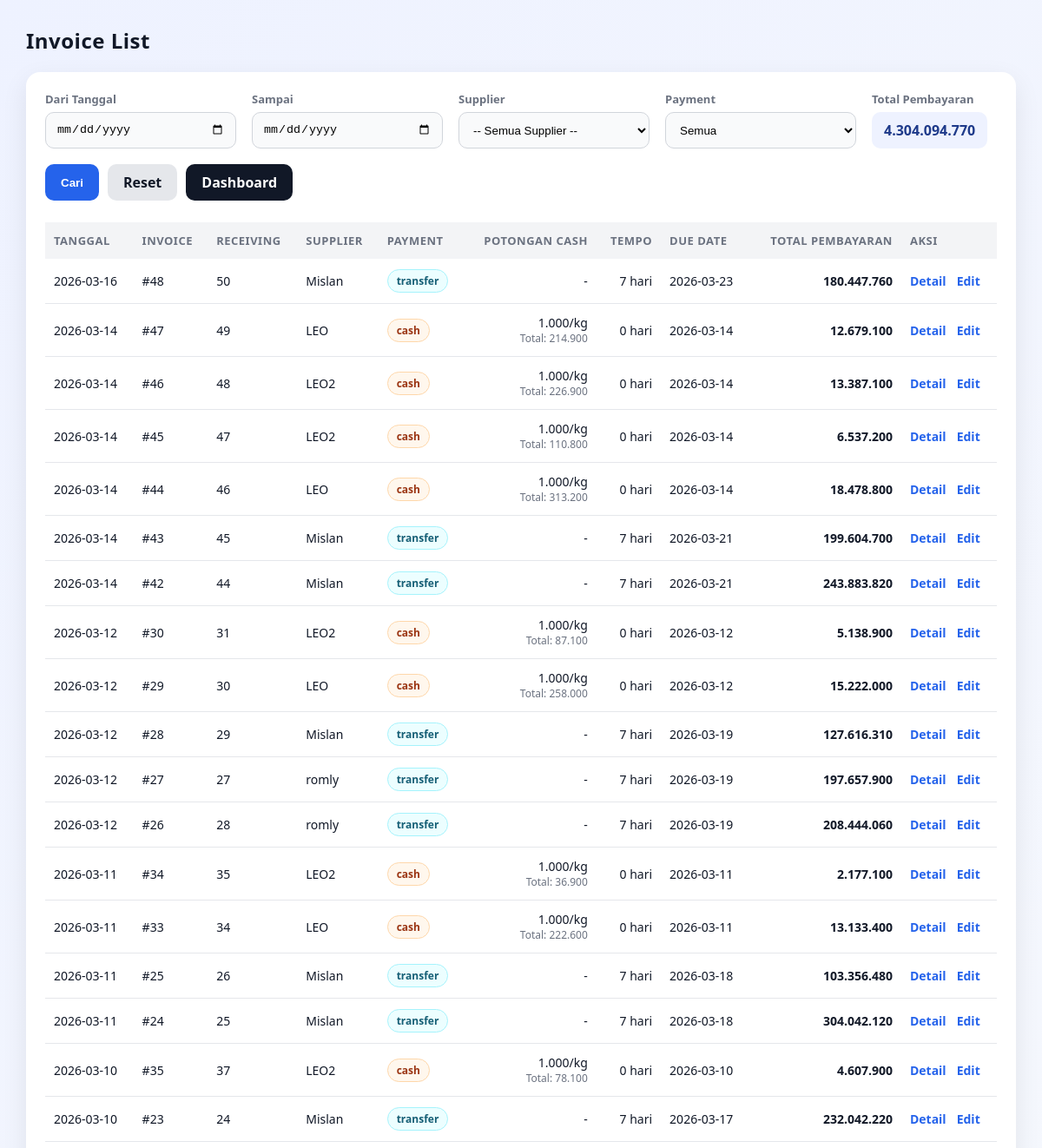
The page /invoice/list (upper part) on the database as committed earlier.
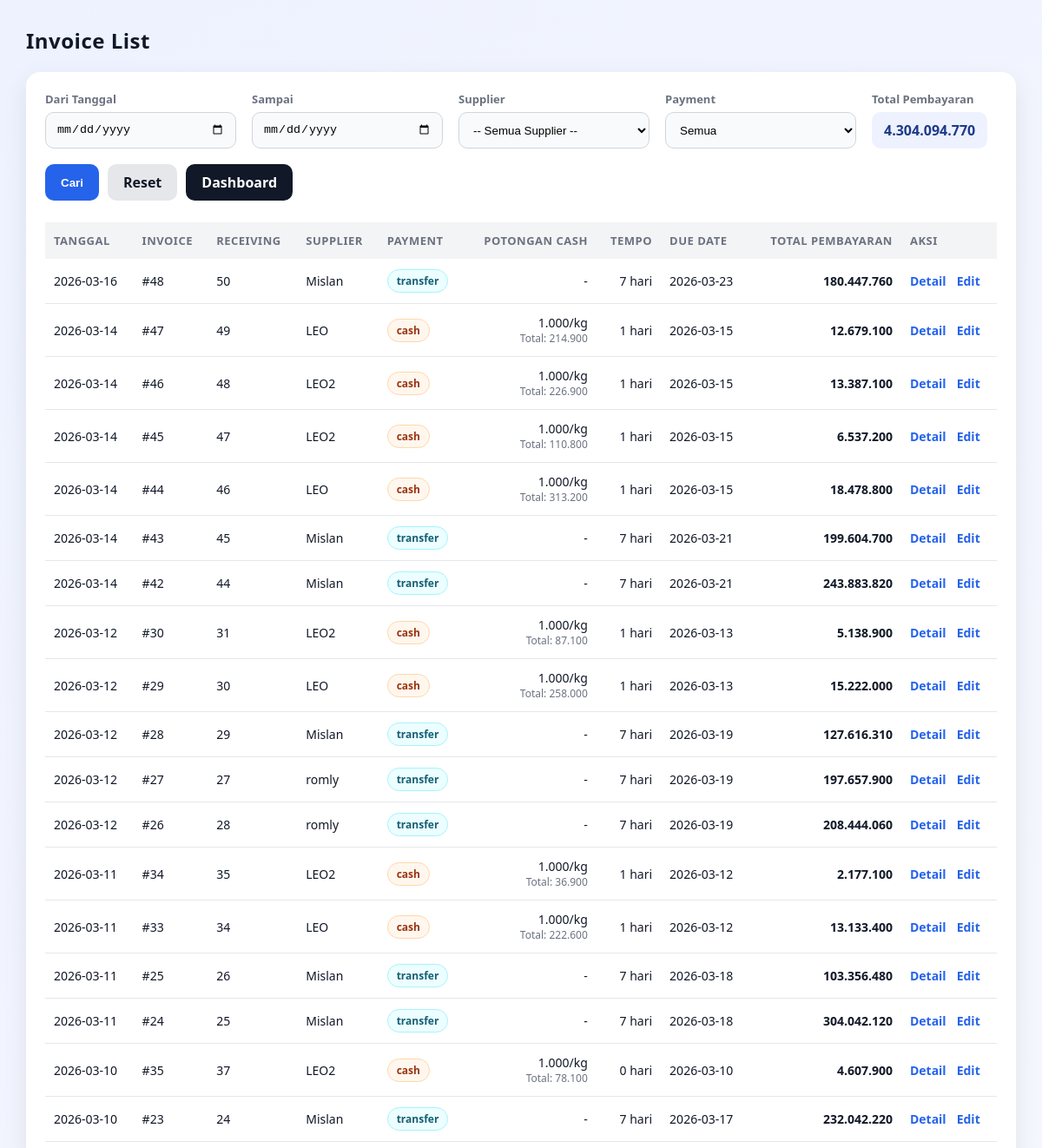
The same page on the database as committed later.
### tables this page shows
CREATE TABLE invoice_header (
            id INTEGER PRIMARY KEY AUTOINCREMENT,

            receiving_id INTEGER NOT NULL UNIQUE, -- 1 receiving = 1 invoice
            tanggal TEXT NOT NULL DEFAULT (date('now','localtime')),
            supplier TEXT NOT NULL,
            price_points_json TEXT NOT NULL,
            payment_type TEXT NOT NULL
                CHECK (payment_type IN ('cash','transfer')),
            tempo_hari INTEGER DEFAULT 0,
            due_date TEXT,

            -- Cash deduct per kg (hanya berlaku kalau cash)
            cash_deduct_per_kg_rp INTEGER DEFAULT 0,
            cash_deduct_total_rp INTEGER DEFAULT 0,
            -- PPh (siap dipakai nanti, 0.25% = 25)
            pph_rate_bp INTEGER DEFAULT 0,
            pph_amount_rp INTEGER DEFAULT 0,
            -- Total Supplier
            subtotal_rp INTEGER DEFAULT 0,
            total_payable_rp INTEGER DEFAULT 0,
            total_paid_g INTEGER DEFAULT 0,
            status TEXT DEFAULT 'draft'
                CHECK (status IN ('draft','issued','paid','void')),
            created_at TEXT DEFAULT (datetime('now','localtime')), note TEXT, grade_prices_json TEXT,
            FOREIGN KEY(receiving_id)
                REFERENCES receiving_header(id)
                ON DELETE CASCADE
        );

### invoice/routes.py (the view)
@invoice_bp.route("/list", methods=["GET"])
def invoice_list():
    start = (request.args.get("start") or "").strip() or None
    end = (request.args.get("end") or "").strip() or None
    supplier = (request.args.get("supplier") or "").strip() or None
    payment_type = (request.args.get("payment_type") or "").strip() or None
    rows = repo.fetch_invoice_list(
        start=start,
        end=end,
        supplier=supplier,
        payment_type=payment_type,
        limit=request.args.get("limit") or 500
    )
    rows = [dict(r) for r in rows]
    total_payable = sum(int(r.get("total_payable_rp") or 0) for r in rows)
    return render_template(
        "invoice/list.html",
        rows=rows,
        start=start,
        end=end,
        supplier=supplier,
        payment_type=payment_type,
        total_payable=total_payable,
    )

### helpers/db.py (called while the page is built)
def get_conn():
    conn = sqlite3.connect(DB_PATH, timeout=30)
    conn.row_factory = sqlite3.Row
    conn.execute("PRAGMA foreign_keys = ON;")
    conn.execute("PRAGMA journal_mode = WAL;")
    return conn

### templates/invoice/list.html (shortened to what this page needs)
<!doctype html>
<html lang="id">
<head>
</head>
<body>
<div class="top">
  <h2>Invoice List</h2>
</div>
<div class="card">
<form method="get" action="/invoice/list" class="filter-row">
  <div class="filter-item">
    <label>Dari Tanggal</label>
    <input type="date" name="start" value="{{ start or '' }}">
  </div>
  <div class="filter-item">
    <label>Sampai</label>
    <input type="date" name="end" value="{{ end or '' }}">
  </div>
  <div class="filter-item">
    <label>Supplier</label>
    <select id="supplier" name="supplier"></select>
  </div>
  <div class="filter-item">
    <label>Payment</label>
    <select name="payment_type">
      <option value="" {% if not payment_type %}selected{% endif %}>Semua</option>
    </select>
  </div>
  <div class="filter-item">
    <label>Total Pembayaran</label>
    <div class="summary-pill">
      {{ "{:,.0f}".format(total_payable or 0).replace(",", ".") }}
    </div>
  </div>
  <div class="filter-actions">
    <button class="btn btn-primary" type="submit">Cari</button>
    <a class="btn btn-ghost" href="/invoice/list">Reset</a>
    <a class="btn btn-secondary" href="/dashboard">Dashboard</a>
  </div>
</form>
<table>
<thead>
<tr>
  <th>Tanggal</th>
  <th>Invoice</th>
  <th>Receiving</th>
  <th>Supplier</th>
  <th>Payment</th>
  <th class="right">Potongan Cash</th>
  <th class="right">Tempo</th>
  <th>Due Date</th>
  <th class="right">Total Pembayaran</th>
  <th>Aksi</th>
</tr>
</thead>
<tbody>
{% for r in rows %}
<tr>
  <td>{{ r.tanggal }}</td>
  <td>#{{ r.id }}</td>
  <td>{{ r.receiving_id }}</td>
  <td>{{ r.supplier }}</td>
  <td>
    {% set pt = (r.payment_type or 'transfer') %}
    <span class="pill {{ pt }}">{{ pt }}</span>
  </td>
  <td class="right">
    {% if (r.payment_type == 'cash') and (r.cash_deduct_per_kg_rp or 0) > 0 %}
      {{ "{:,.0f}".format(r.cash_deduct_per_kg_rp or 0).replace(",", ".") }}/kg
      <div class="small">Total: {{ "{:,.0f}".format(r.cash_deduct_total_rp or 0).replace(",", ".") }}</div>
    {% else %}
      -
    {% endif %}
  </td>
  <td class="right">{{ r.tempo_hari or 0 }} hari</td>
  <td>{{ r.due_date or "-" }}</td>
  <td class="right total-bold">
    {{ "{:,.0f}".format(r.total_payable_rp or 0).replace(",", ".") }}
  </td>
  <td>
    <div class="aksi">
      <a href="/invoice/view/{{ r.id }}">Detail</a>
     <a href="{{ url_for('invoice.invoice_edit', invoice_id=r.id) }}">Edit</a>
    </div>
  </td>
</tr>
{% endfor %}
</tbody>
</table>
</div>
</body>
</html>

Rows that differ between the two databases and show on the page:
changed invoice_header id 47: tempo_hari "0" → "1"; due_date "2026-03-14" → "2026-03-15"
changed invoice_header id 46: tempo_hari "0" → "1"; due_date "2026-03-14" → "2026-03-15"
changed invoice_header id 45: tempo_hari "0" → "1"; due_date "2026-03-14" → "2026-03-15"
changed invoice_header id 44: tempo_hari "0" → "1"; due_date "2026-03-14" → "2026-03-15"
changed invoice_header id 30: tempo_hari "0" → "1"; due_date "2026-03-12" → "2026-03-13"
changed invoice_header id 29: tempo_hari "0" → "1"; due_date "2026-03-12" → "2026-03-13"
changed invoice_header id 34: tempo_hari "0" → "1"; due_date "2026-03-11" → "2026-03-12"
changed invoice_header id 33: tempo_hari "0" → "1"; due_date "2026-03-11" → "2026-03-12"
